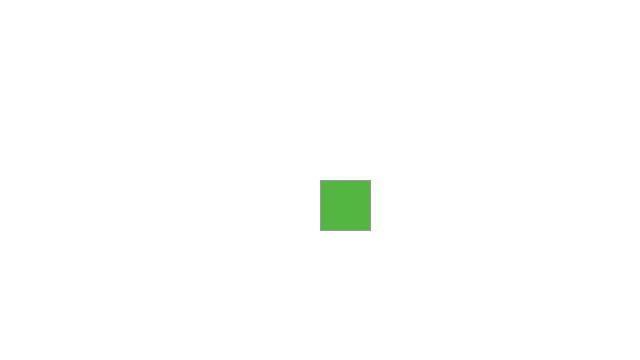
Frame 1 (no input)
Frame 60 (the mouse pressed at the canvas centre just before this capture): identical to frame 1, image omitted
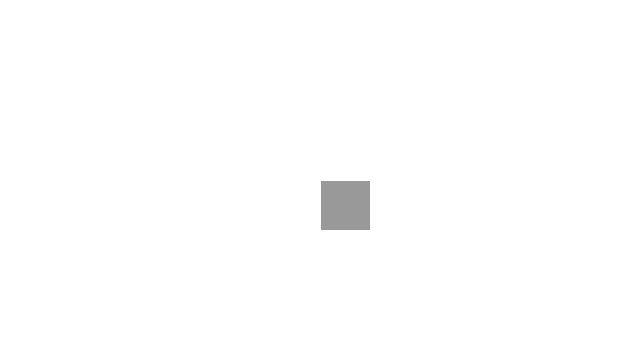
Frame 120 (the mouse held since frame 60 and released just before this capture)

The Processing sketch that drew these frames (run headless with seeded random() and noise(); from frame 60 on, the mouse is pressed at the canvas centre):

// Processing sketch: RectangleVersion
// ── RectangleVersion.pde
float bx;
float by;
int radius = 50;
boolean overButton = false;
boolean locked = false;
float xOffset = 0.0; 
float yOffset = 0.0; 

void setup() {
  size(640, 360);
  bx = width/2.0;
  by = height/2.0;
  rect(bx, by, radius, radius);  
}

void draw() { 
  background(255);
  
  // Test if the cursor is over the box 
  if (mouseX > bx-radius && mouseX < bx+radius && 
      mouseY > by-radius && mouseY < by+radius) {
    overButton = true;  
    if(!locked) { 
      stroke(255); 
      fill(153);
    } 
  } else {
    stroke(153);
    fill(#52B640);
    overButton = false;
  }
  
  // Draw the box
  rect(bx, by, radius, radius);
}
